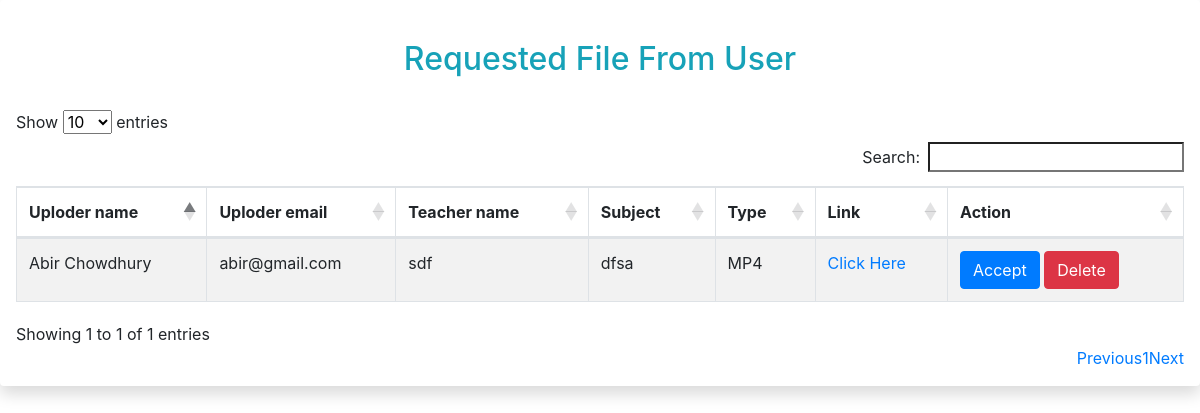
The page /requestedfile.php on the database its author committed.
### tables this page shows
CREATE TABLE `before_verification` (
  `S_no` int(11) NOT NULL,
  `uploader_name` varchar(50) NOT NULL,
  `uploader_email` varchar(50) NOT NULL,
  `teacher_name` varchar(50) NOT NULL,
  `subject` varchar(50) NOT NULL,
  `type` varchar(50) NOT NULL,
  `link` varchar(400) NOT NULL
);

### requestedfile.php (the view, shortened to what this page needs)
<?php
include '_dbconnect.php';
$sql = "SELECT *  FROM before_verification";
$result = mysqli_query($con, $sql);
$num1 = mysqli_num_rows($result);
$html = "";
if ($num1 > 0) {
    while ($row = $result->fetch_assoc()) {
        $html = $html  . "<tr>" .
            '<form action="/covid/requestedfile.php" method="POST">' .
            '<td><input hidden type="text" name="id" placeholder="Enter Doctor ID" value="' . $row["S_no"] . '">' . $row["uploader_name"] . " </td>" .
            "<td>" . $row["uploader_email"] . "</td>" .
            "<td>" . $row["teacher_name"] . "</td> " .
            "<td>" . $row["subject"] . "</td>" .
            "<td>" . $row["type"] . "</td> " .
            "<td><a href='" . $row["link"] . "' target='_blank'>Click Here</a></td> " .
            '<td>' .
            '<a class="btn btn-primary" href="/EduShare/accept_req_file.php?id=' . $row["S_no"] . '">Accept</a> ' .
            '<a class="btn btn-danger" href="/EduShare/delete_req_file.php?id=' . $row["S_no"] . '">Delete</a> ' .
            '</td>' .
            '</form>' .
            "</tr>";
    }
}
?>
<!DOCTYPE html>
<html lang="en">
<head>
    <link rel="stylesheet" href="https://cdnjs.cloudflare.com/ajax/libs/twitter-bootstrap/4.5.2/css/bootstrap.css">
    <link rel="stylesheet" href="https://cdn.datatables.net/1.10.23/css/dataTables.bootstrap4.min.css">
</head>
<body>
    <div class="shadow p-3 mb-5 bg-white rounded">
        <h2 class="text-center p-4 text-capitalize text-info">requested file from user</h2>
        <table id="example" class="table table-striped table-bordered" style="width:100%">
            <thead>
                <tr>
                    <th>Uploder name</th>
                    <th>Uploder email</th>
                    <th>Teacher name</th>
                    <th>Subject</th>
                    <th>Type</th>
                    <th>Link</th>
                    <th>Action</th>
                </tr>
            </thead>
            <tbody>
                <?php
                echo  $html
                ?>
            </tbody>
        </table>
    </div>
</body>
</html>

### rows shown on the page
before_verification: uploader_name "Abir Chowdhury", uploader_email "abir@gmail.com", teacher_name "sdf", subject "dfsa", type "MP4"
